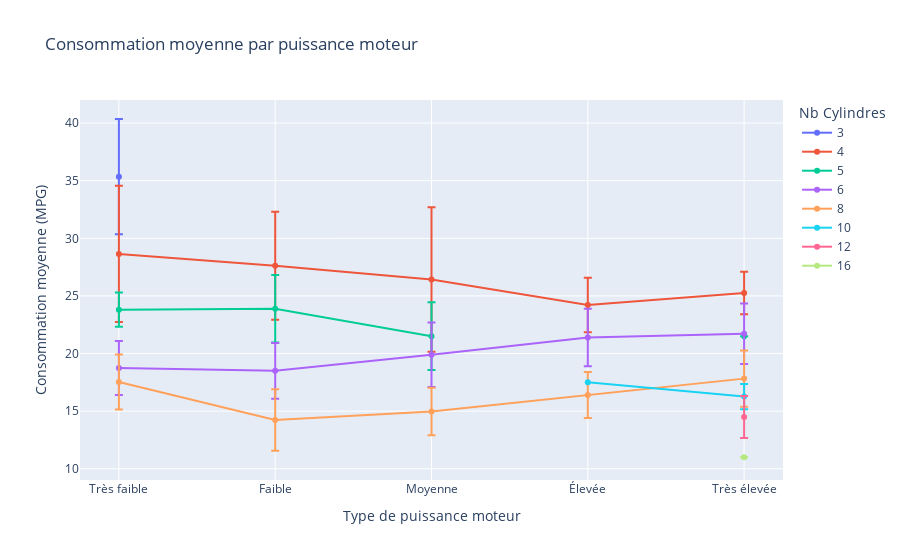

Notebook source saved alongside this figure:
### Code cell
# Suppression des lignes avec valeurs manquantes
df_clean = df.dropna(subset=['hp', 'highway_mpg', 'city_mpg', 'cylinders']).copy()

# Calcul de la consommation moyenne
df_clean['Average MPG'] = (df_clean['highway_mpg'] + df_clean['city_mpg']) / 2

# Filtrage : suppression des moteurs à 0 cylindre (valeurs aberrantes)
df_clean = df_clean[df_clean['cylinders'] > 0]

# Tranches de puissance moteur
df_clean['HP Range'] = pd.qcut(df_clean['hp'], q=5, labels=[
    'Très faible', 'Faible', 'Moyenne', 'Élevée', 'Très élevée'])

# Conversion des cylindres à entier
df_clean['cylinders'] = df_clean['cylinders'].round().astype('Int64')

# Agrégation
df_filtered = df_clean.groupby(['HP Range', 'cylinders']).agg(
    avg_mpg=('Average MPG', 'mean'),
    std_mpg=('Average MPG', 'std')
).reset_index()

# Graphique interactif
fig = px.line(
    df_filtered,
    x='HP Range',
    y='avg_mpg',
    error_y='std_mpg',
    color='cylinders',
    markers=True,
    title="Consommation moyenne par puissance moteur",
    labels={
        "HP Range": "Type de puissance moteur",
        "avg_mpg": "Consommation moyenne (MPG)",
        "cylinders": "Nombre de cylindres"
    }
)

fig.update_layout(
    legend_title_text='Nb Cylindres',
    yaxis_title="Consommation moyenne (MPG)",
    xaxis_title="Type de puissance moteur"
)

fig.show()

### Figure 1 — Plotly figure (JSON) as saved in the notebook; plotly's stock layout.template omitted (floating-point values rounded to 4 significant figures)
{"data": [{"error_y": {"array": [5.002, NaN, NaN, NaN, NaN]}, "hovertemplate": "Nombre de cylindres=3<br>Type de puissance moteur=%{x}<br>Consommation moyenne (MPG)=%{y}<extra></extra>", "legendgroup": "3", "line": {"color": "#636efa", "dash": "solid"}, "marker": {"symbol": "circle"}, "mode": "lines+markers", "name": "3", "orientation": "v", "showlegend": true, "type": "scatter", "x": ["Très faible", "Faible", "Moyenne", "Élevée", "Très élevée"], "xaxis": "x", "y": [35.35, NaN, NaN, NaN, NaN], "yaxis": "y"}, {"error_y": {"array": [5.908, 4.681, 6.272, 2.357, 1.852]}, "hovertemplate": "Nombre de cylindres=4<br>Type de puissance moteur=%{x}<br>Consommation moyenne (MPG)=%{y}<extra></extra>", "legendgroup": "4", "line": {"color": "#EF553B", "dash": "solid"}, "marker": {"symbol": "circle"}, "mode": "lines+markers", "name": "4", "orientation": "v", "showlegend": true, "type": "scatter", "x": ["Très faible", "Faible", "Moyenne", "Élevée", "Très élevée"], "xaxis": "x", "y": [28.64, 27.62, 26.42, 24.21, 25.25], "yaxis": "y"}, {"error_y": {"array": [1.492, 2.934, 2.942, NaN, 0.0]}, "hovertemplate": "Nombre de cylindres=5<br>Type de puissance moteur=%{x}<br>Consommation moyenne (MPG)=%{y}<extra></extra>", "legendgroup": "5", "line": {"color": "#00cc96", "dash": "solid"}, "marker": {"symbol": "circle"}, "mode": "lines+markers", "name": "5", "orientation": "v", "showlegend": true, "type": "scatter", "x": ["Très faible", "Faible", "Moyenne", "Élevée", "Très élevée"], "xaxis": "x", "y": [23.81, 23.88, 21.51, NaN, 21.5], "yaxis": "y"}, {"error_y": {"array": [2.344, 2.421, 2.801, 2.503, 2.622]}, "hovertemplate": "Nombre de cylindres=6<br>Type de puissance moteur=%{x}<br>Consommation moyenne (MPG)=%{y}<extra></extra>", "legendgroup": "6", "line": {"color": "#ab63fa", "dash": "solid"}, "marker": {"symbol": "circle"}, "mode": "lines+markers", "name": "6", "orientation": "v", "showlegend": true, "type": "scatter", "x": ["Très faible", "Faible", "Moyenne", "Élevée", "Très élevée"], "xaxis": "x", "y": [18.75, 18.5, 19.89, 21.39, 21.71], "yaxis": "y"}, {"error_y": {"array": [2.381, 2.67, 2.062, 1.998, 2.439]}, "hovertemplate": "Nombre de cylindres=8<br>Type de puissance moteur=%{x}<br>Consommation moyenne (MPG)=%{y}<extra></extra>", "legendgroup": "8", "line": {"color": "#FFA15A", "dash": "solid"}, "marker": {"symbol": "circle"}, "mode": "lines+markers", "name": "8", "orientation": "v", "showlegend": true, "type": "scatter", "x": ["Très faible", "Faible", "Moyenne", "Élevée", "Très élevée"], "xaxis": "x", "y": [17.52, 14.23, 14.96, 16.41, 17.82], "yaxis": "y"}, {"error_y": {"array": [NaN, NaN, NaN, NaN, 1.106]}, "hovertemplate": "Nombre de cylindres=10<br>Type de puissance moteur=%{x}<br>Consommation moyenne (MPG)=%{y}<extra></extra>", "legendgroup": "10", "line": {"color": "#19d3f3", "dash": "solid"}, "marker": {"symbol": "circle"}, "mode": "lines+markers", "name": "10", "orientation": "v", "showlegend": true, "type": "scatter", "x": ["Très faible", "Faible", "Moyenne", "Élevée", "Très élevée"], "xaxis": "x", "y": [NaN, NaN, NaN, 17.5, 16.26], "yaxis": "y"}, {"error_y": {"array": [NaN, NaN, NaN, NaN, 1.824]}, "hovertemplate": "Nombre de cylindres=12<br>Type de puissance moteur=%{x}<br>Consommation moyenne (MPG)=%{y}<extra></extra>", "legendgroup": "12", "line": {"color": "#FF6692", "dash": "solid"}, "marker": {"symbol": "circle"}, "mode": "lines+markers", "name": "12", "orientation": "v", "showlegend": true, "type": "scatter", "x": ["Très faible", "Faible", "Moyenne", "Élevée", "Très élevée"], "xaxis": "x", "y": [NaN, NaN, NaN, NaN, 14.49], "yaxis": "y"}, {"error_y": {"array": [NaN, NaN, NaN, NaN, 0.0]}, "hovertemplate": "Nombre de cylindres=16<br>Type de puissance moteur=%{x}<br>Consommation moyenne (MPG)=%{y}<extra></extra>", "legendgroup": "16", "line": {"color": "#B6E880", "dash": "solid"}, "marker": {"symbol": "circle"}, "mode": "lines+markers", "name": "16", "orientation": "v", "showlegend": true, "type": "scatter", "x": ["Très faible", "Faible", "Moyenne", "Élevée", "Très élevée"], "xaxis": "x", "y": [NaN, NaN, NaN, NaN, 11.0], "yaxis": "y"}], "layout": {"legend": {"title": {"text": "Nb Cylindres"}, "tracegroupgap": 0}, "title": {"text": "Consommation moyenne par puissance moteur"}, "xaxis": {"anchor": "y", "domain": [0, 1], "title": {"text": "Type de puissance moteur"}}, "yaxis": {"anchor": "x", "domain": [0, 1], "title": {"text": "Consommation moyenne (MPG)"}}}}
